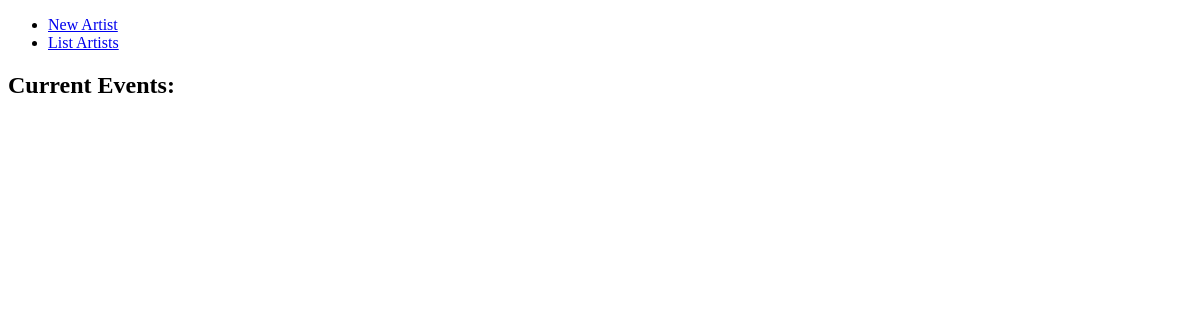
/event/list.php, run on an earlier commit of the app's database.
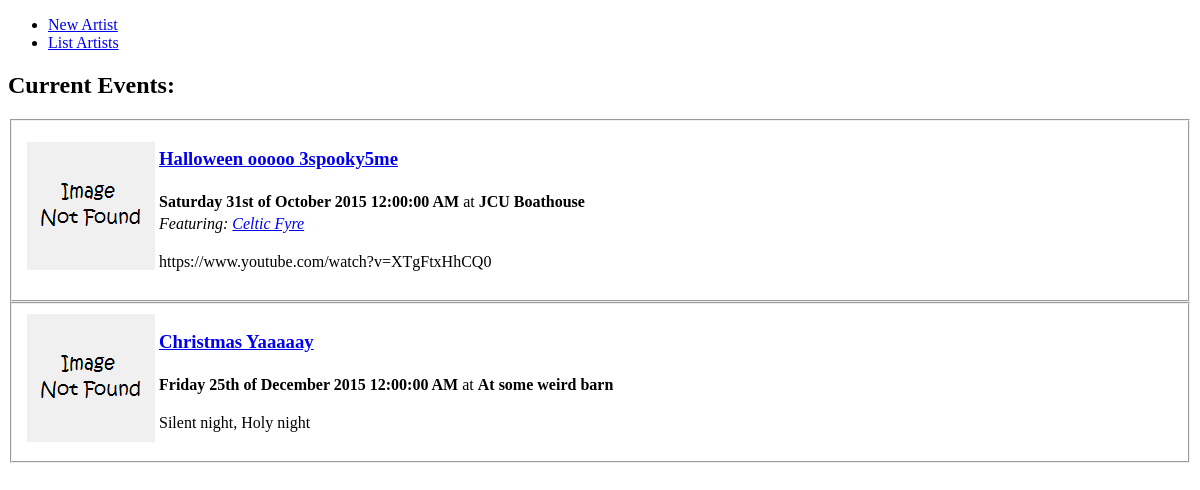
And on a later commit of the database.
### tables this page shows
CREATE TABLE "events" (
	`id`	INTEGER NOT NULL PRIMARY KEY AUTOINCREMENT UNIQUE,
	`date`	INTEGER NOT NULL,
	`name`	TEXT NOT NULL,
	`info`	TEXT NOT NULL,
	`location`	TEXT NOT NULL,
	`is_featured`	INTEGER NOT NULL,
	`image`	TEXT NOT NULL
);

CREATE TABLE `artists` (
	`id`	INTEGER NOT NULL PRIMARY KEY AUTOINCREMENT UNIQUE,
	`name`	TEXT NOT NULL,
	`image`	TEXT NOT NULL,
	`info`	TEXT NOT NULL,
	`is_featured`	INTEGER NOT NULL
);

### event/list.php (the view, shortened to what this page needs)
<?php
include("../include/utils.php");
include("../include/connect.php");
$isPastEvents = isset($_REQUEST["which"]) && $_REQUEST["which"] == "past";
$dateop = $isPastEvents ? "<" : ">=";
$sql = $dbh->prepare("SELECT * FROM events WHERE date $dateop :now ORDER BY date;");
$sql->bindValue(":now", time());
$sql->execute();
include("../include/header.php");
echo "<h2>" . ($isPastEvents ? "Past" : "Current") . " Events:</h2>";
?>
<?php
foreach ($sql->fetchAll() as $row) {
?>
    <form>
<?php
    echo "<fieldset" . ($row['is_featured'] ? " class='featured'" : "") . "><a name='e$row[id]'></a>";
?>
    <table>
        <tr>
            <td rowspan=4><?php echo getImageElement($row['image']); ?></td>
            <td><h3><?php echo sprintf('<a href="%s">%s</a>', getLink("/events/".$row['id']), $row['name']); ?></h3></td>
        </tr>
        <tr>
            <td><strong><?php echo dateFromTimestamp($row['date']); ?></strong> at <strong><?php echo $row['location'] ?></strong></td>
        </tr>
        <?php
            $artistsql = $dbh->prepare("SELECT a.id, a.name FROM artists AS a JOIN event_artists AS ea ON a.id = ea.artistid WHERE ea.eventid=:id");
            $artistsql->bindValue(":id",$row['id']);
            $artistsql->execute();
            $artists = $artistsql->fetchAll();
            if (count($artists) > 0) {
                ?>
                <tr><td><em>Featuring: <?php
                    foreach ($artists as $id=>$artist) {
                        echo sprintf('<a href="%s">%s</a>', getLink("/artists/".$artist['id']), $artist['name']) . (count($artists) > $id+1 ? ", " : "");
                    }
                ?> </em></td></tr>
            <?php
            }
        ?>
        <tr>
            <td><p><?php echo array_shift((explode("\n", $row['info']))); ?></p></td>
        </tr>
    </table></fieldset></form>
<?php
}
include("../include/footer.php");
?>

### include/header.php (shortened to what this page needs)
<!doctype html>
<?php
include_once("utils.php");
?>
<html>
    <head>
        <link rel="stylesheet" type="text/css" href="<?php echo getLink("/css/style.css") ?>" />
    </head>
    <body>
        <div class="menu">
            <ul>
                <li><a href="<?php echo getLink("artists/new/") ?>">New Artist</a></li>
                <li><a href="<?php echo getLink("artists/") ?>">List Artists</a></li>
            </ul>
        </div>
        <div class="container">

### include/footer.php (shortened to what this page needs)
		</div>
	</body>
</html>

### include/utils.php (shortened to what this page needs)
<?php
function getImageElement($filename) {
    return "<img class='artist' src='" . IMG_WEBDIR . (file_exists(IMG_DIR . $filename) ? $filename : "placeholder.png") . "' />";
}
function getLink($url) {
    return str_replace("//","/",(DEBUG_MODE ? "/" : "/~tcmc01/m2/") . $url);
}
function dateFromTimestamp($date) {
    return date('l jS \of F Y h:i:s A', $date);
}
?>

### css/style.css (style rules this page uses)
img.artist { max-width: 128px; }

What changed in the data, as far as the page shows it:
added events: image (placeholder picture), name "Halloween ooooo 3spooky5me", date "Saturday 31st of October 2015 12:00:00 AM", location "JCU Boathouse", info "https://www.youtube.com/watch?v=XTgFtxHhCQ0"
now on this page (row unchanged): artists: name "Celtic Fyre"
added events: image (placeholder picture), name "Christmas Yaaaaay", date "Friday 25th of December 2015 12:00:00 AM", location "At some weird barn", info "Silent night, Holy night"
